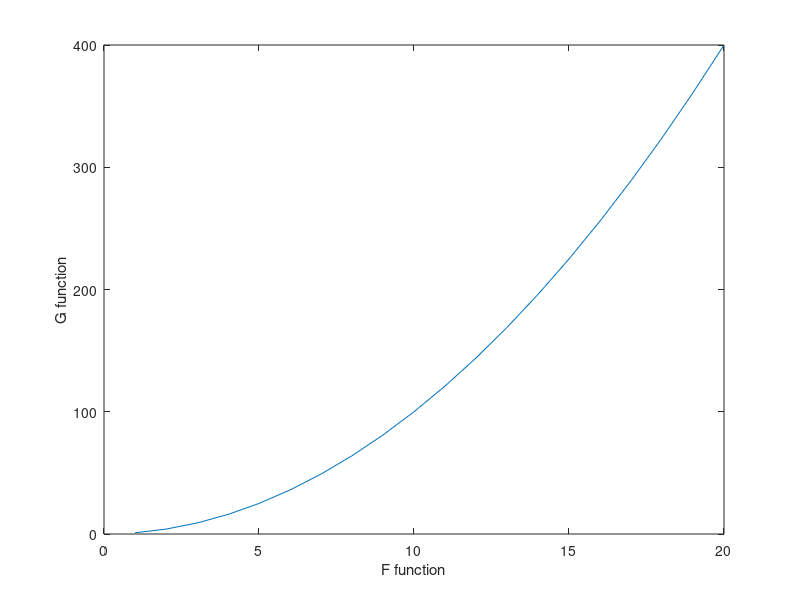
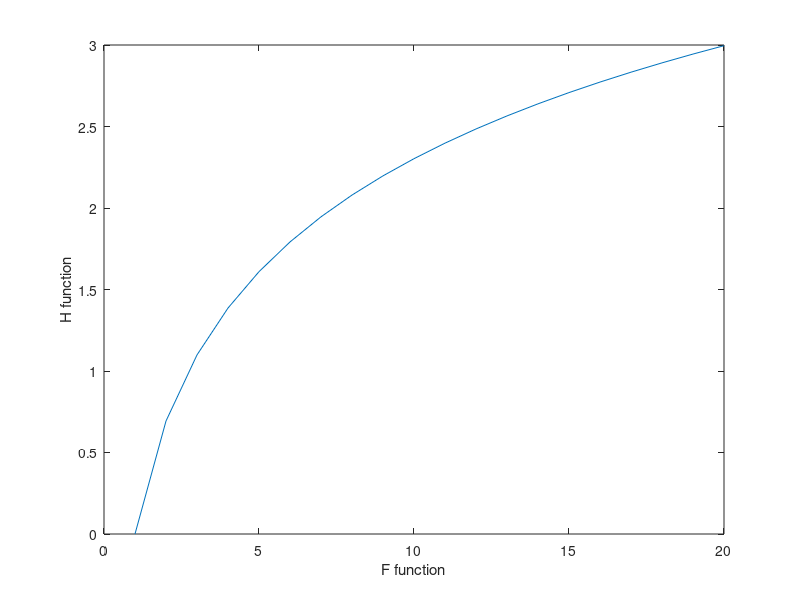

MATLAB code for these plots, in order:
%Start by explaining how to open a new script, simply click the button of
%"new script"
%Then, explain how to save and open a script. Simply click on the save
%button, choose folder and name and save it. To open, we can simply click
%open, and choose the file. Another alternative is to simply drag the file,
%if we are already in the correct folder. If not in the correct folder, we
%can search using the top tab, and the left side to search for the right
%document, and simply drag. Notice that the matlab file is identified with
%a ".m" at the end

%Can also explain that the students will not be required to use Matlab for
%the IFAP course. The goal is twofold: 1 - to understand how the model
%works, for the cake-eating problem, and the firm investment problem, as
%well as interpreting the results; 2 - for the dissertation, it is always a
%good idea to know how to use different software pograms (like Matlab and
%Stata).

%Proceed by explaining the different windows: the editor window, where we
%will write the code; the the command window below, were we can see the
%code running, the results or potential mistakes/errors/issues; the folder
%window to the left, where we have the current location of the file we are
%working on; and the workspace window, where we have information on the
%variables created.

%When writing comments, use "%" symbol. This will not impact the actual
%code, it is just information, either for yourself, when using the code, or
%for other people who are reading the code. The information in a code is
%useful for 2 reasons: 1 - understand a specific line of coding, what it
%does, and what is used for; 2 - understand the results of each part of the
%code. The comments will be identified with the color green.

%Next, proceed with the initial commands for each code. The first one is
%"clear" or "clear all". This should be used in the beggining of every
%code, to avoid interference of other codes that we previously ran, or the
%results of other codes, to influence this code.

clear all

%Notice that, when we write the code in this way, we have 2 components of
%different colors, one is black and the other is purple. The part in black
%is a specific code, or a specific command. This is where we are telling
%matlab to do something. The part in purple, is to what the command is
%refering to, which, in this case, is everything. Notice, also, that the
%'all' component is with an orange line below. In this case, Matlab is
%identyfing a potential inefficiency with your code. You will still be able
%to run the code, but it may be a good idea to make the changes that are
%suggested by Matlab. For example, in this case, Matlab says "Using the
%'clear' command with the 'all' option decreases the speed of the code, and
%could be unnecessary. You can also check for more information by clicking
%on 'details'. Matlab explains that the 'clear' command should be used if
%we only have variables. The 'clear all' command should only be used if we
%want to clear functions and scripts.
%In conclusion, the components highlighted in orange color will consist of
%suggestions by Matlab to improve the efficiency of your code.

%In some cases, Matlab will be abe to identify a mistake in your code right
%away. For example, if you have:

%[b

%To check, remove the '%' part in the beggining. Notice that the initial
%part is underlined with red. Also, you can see on the bar on the
%right-hand side that is also interfering with other parts of the code.
%These issues have to be solved, otherwise your code will stop at the
%error.

%Follow-up by establishing how to define commands, for example, simple
%variables. Explain that, to define variables, matrices and functions, need
%to end the command with a ";". This also works, for example, for labels in
%the axis of graphs 

a = 1;

%Now, explain how to run the code (simply click the run button), or just
%parts of the code (select with the right-hand button of the mouse, click
%with the left-hand button, which should open a menu, and select "evaluate
%selection", or simply click on F9). Notice that the keyboard keys for each
%action are also displayed on the menu. Also explain that, when running the
%code, the codes will appear on the command window below. Any error with
%the code will appear in the Command Window, in the color red, as well as
%the corresponding location (file and line), and the reason for the error.

%WHEN RUNNING A CODE FOR THE FIRST TIME, you should run it by parts, so you
%are able to understand what each part is doing. Otherwise, you will only
%obtain the end results.

%Open the created variable by double clicking it on the workspace. This
%will open a new menu, with information on the variable. We have the
%dimensions (since it is a single variable, it is (1x1)), and classified as
%a 'double' variable. These are the list of the type of variables: 1 - Byte
%- integers between -127 and 126; 2 - Int - integers between -32,767 and
%32,766; 3 - Long - integers between -2,147,483,647 and 2,147,483,646; 4 -
%Float - real numbers with approx 8 digit accuracy; 5 - Double - real
%numbers with approx 16 digits of accuracy.

%Proceed by explaining how to set a vector, instead of a variable. The
%following command establishes how to set a vector. The first element is
%the initial value of the vector, the second is the distance between each
%element, and the third is the last value of the vector

B = 0:0.1:1;

%To set matrices instead of vectors, can choose this with a 3x2 dimension.
%In this case, we will have a matrix with 3 rows, and 2 collumns, and all
%the values within the matrix will be equal to 1.
%We will see in the next classes different ways to establish matrices
C = ones(3,2);

%For functions, we can use the same reasoning:
d = log(a);
D = log(B);
E = B/2;

%These are the basics on how to work with Matlab. The next step is to know
%how to use loops (a repeated command). This is useful if we want to repeat
%a command several times, but instead of writing it over and over, we can
%use a loop. Explain we can change the range of i. Try changing to 30
%instead of 20, for example.

for i=1:20
    F(i)=i;
end

for i=1:20
    G(i)=i*i;
end

for i=1:20
  H(i) = log(i);  
end

%We can also plot figures and graphs

figure (1)

plot (F,G);
xlabel('F function');
ylabel('G function');

figure (2)

plot (F,H);
xlabel('F function');
ylabel('H function');

%Same as before, but for a matrix. In this simpple case, we are simply
%allocating the values of the diagonal (the values outside of the diagonal
%will be equal to 0)

for i=1:5
  J(i,i) = log(i);  
end

%What if we want to allocate the values outside of the diagonal. Have to
%resort to a double loop

%This first case, this is a symmetric matrix.
for j = 1:5 %this will be for the elements in the collumns 
    for i = 1:5 %this will be for the elements in the rows
        K(i,j) = i*j;
    end
end


for j = 1:5 %this will be for the elements in the collumns 
    for i = 1:4 %this will be for the elements in the rows
        L(i,j) = i*log(j);
    end
end

%Finally, if you want to save the results, you can simply click on the
%workspace part, and then choose save (or select the option in the 'Home'
%menu). You can open them by simply double-clicking it.